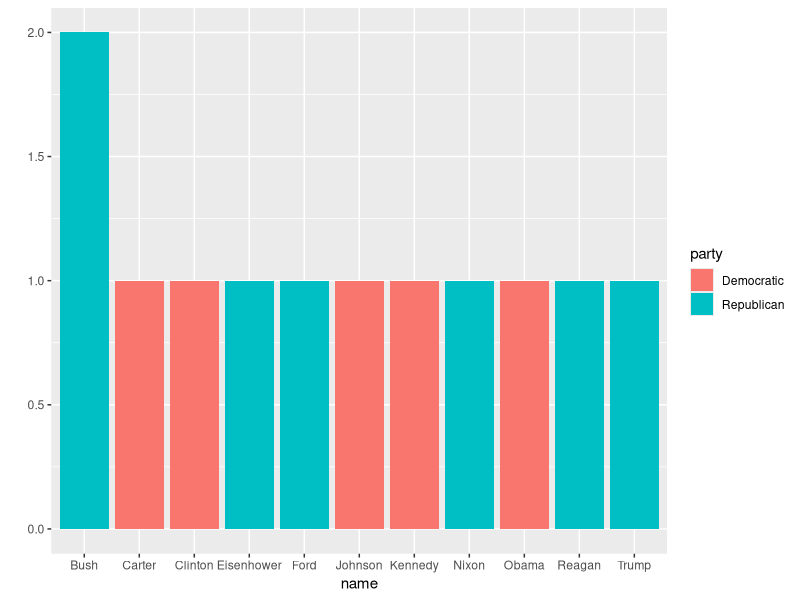
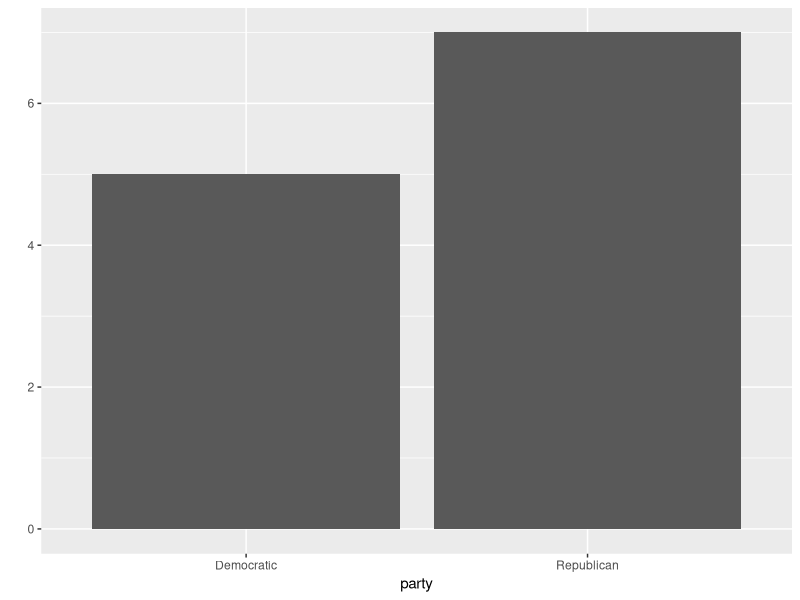
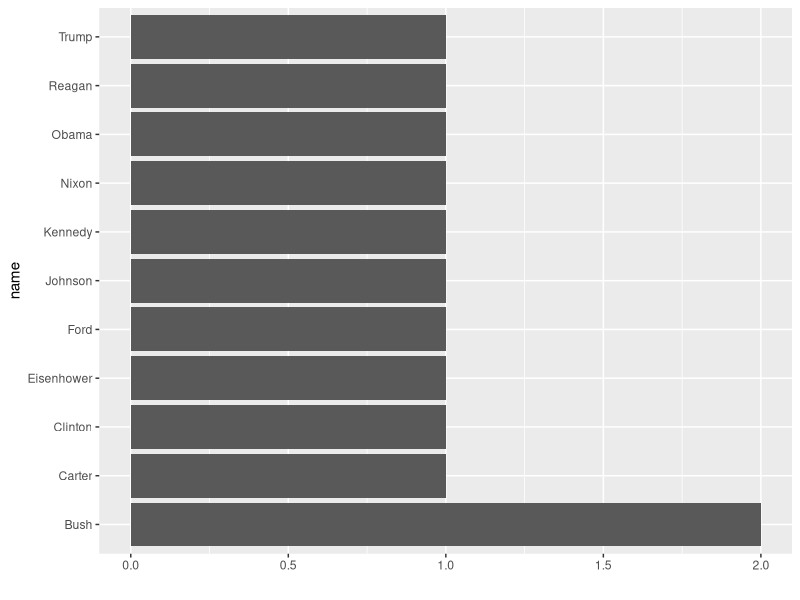
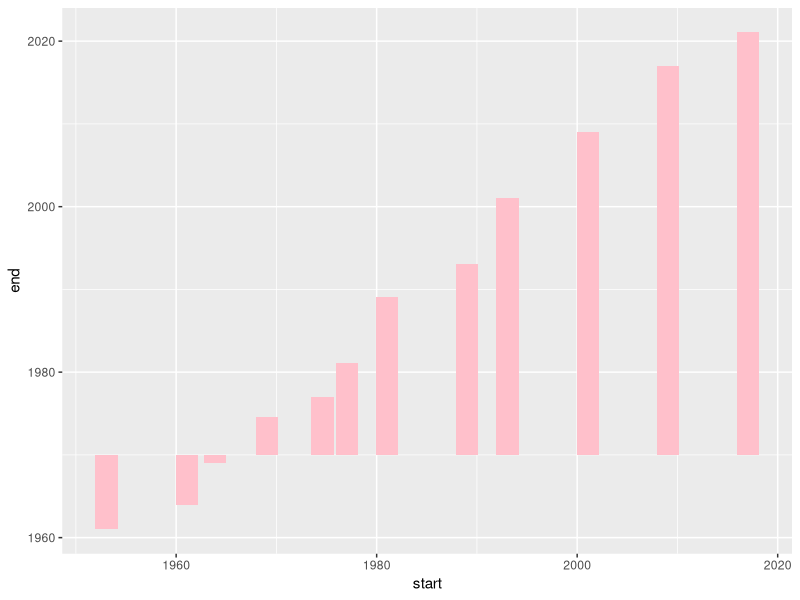
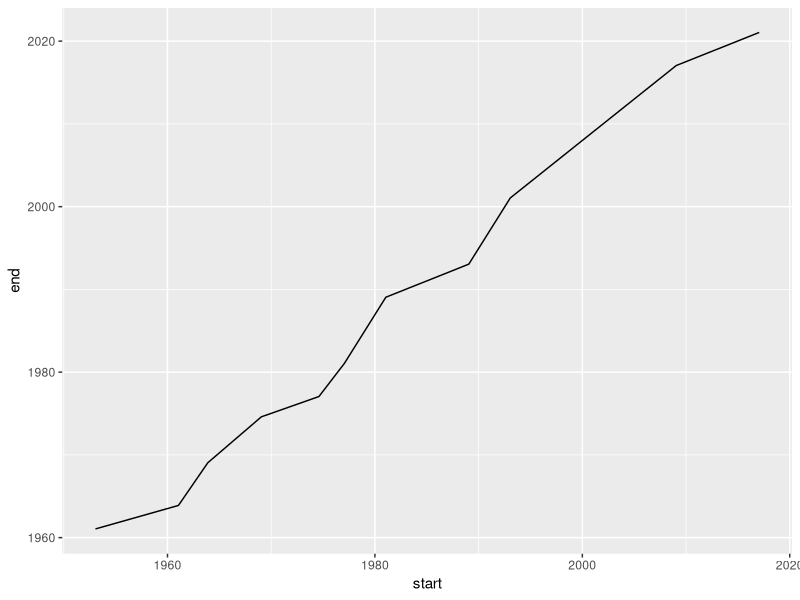
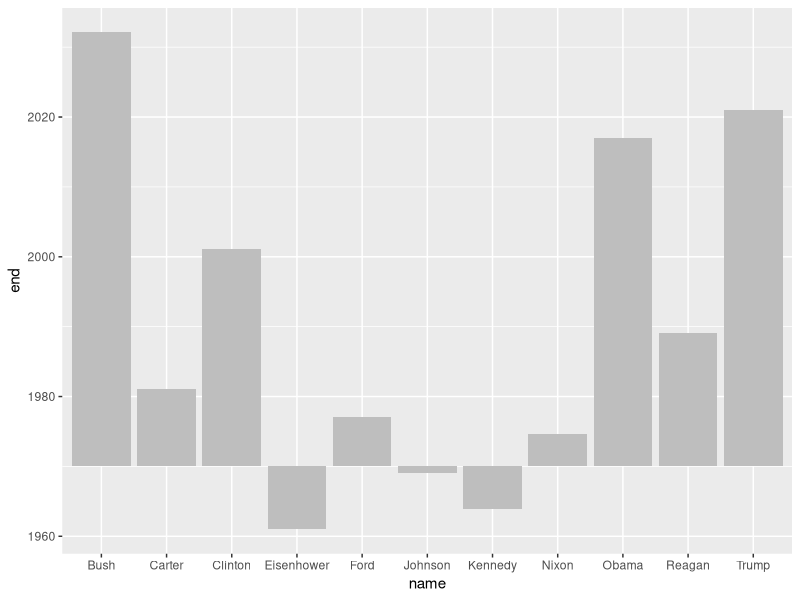
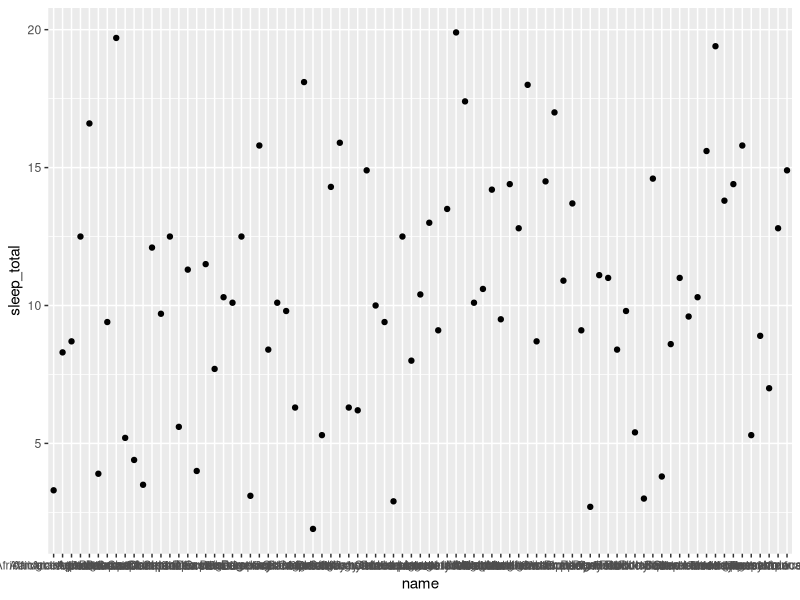
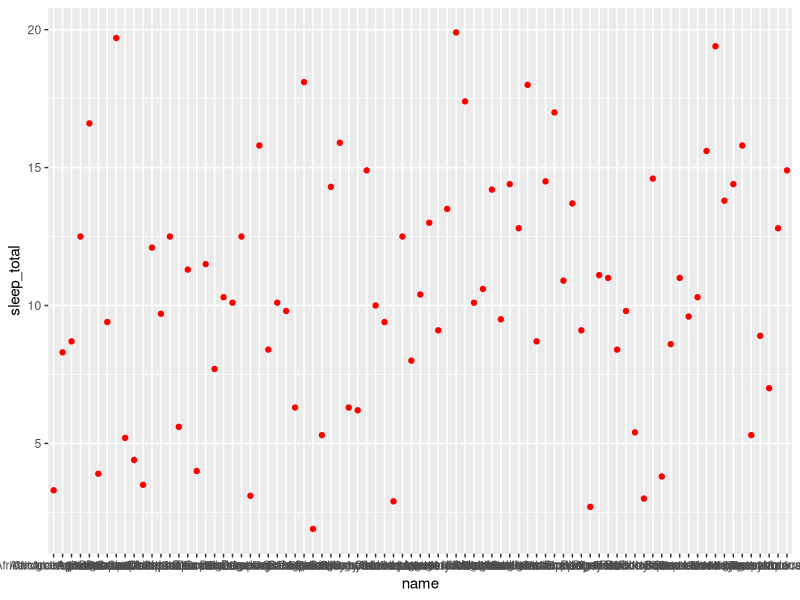

Write the R code that produced these figures, in order.
install.packages("ggplot2")
library(ggplot2)
data(package = "ggplot2")

ggplot2::presidential

?presidential

qplot(data = presidential, x = name, geom = "bar", fill = party)

qplot(data = presidential, x = party, geom = "bar", fill = end)

qplot(data = presidential, y = name, geom = "bar", fill = start)

ggplot(data=presidential, aes(x=start, y=end)) + 
  geom_bar(stat="identity", fill="pink")

ggplot(data=presidential, aes(x=start, y=end)) + 
  geom_line(stat="identity", fill="pink")

ggplot(data=presidential, aes(x=name, y=end)) + 
  geom_histogram(stat="identity", fill="grey")

msleep
?msleep

ggplot(data = msleep) + 
  geom_point(mapping = aes(x = name, y = sleep_total))
                                   
ggplot(data = msleep) + 
  geom_point(mapping = aes(x = name, y = sleep_total), colour = "red")

ggplot(data = msleep) + 
  geom_point(mapping = aes(x = name, y = sleep_total, size = order))

ggplot(data = msleep) + 
  geom_point(mapping = aes(x = name, y = sleep_total, colour = sleep_rem))


ggplot(data = msleep) + 
  geom_point(mapping = aes(x = name, y = sleep_total, alpha = sleep_rem))

ggplot(data=msleep, aes(x=genus, y=vore)) + 
  geom_histogram(stat="identity", width=0.5)

ggplot(data=msleep, aes(x=vore, y=sleep_total)) + 
  geom_bar(stat="identity", width=0.5)

ggplot(data=msleep, aes(x=vore, y=sleep_total)) + 
  geom_bar(stat="identity", color="purple", fill="yellow")


ggplot(data=msleep, aes(x=vore, y=sleep_rem)) + 
  geom_bar(stat="identity", fill="green")


